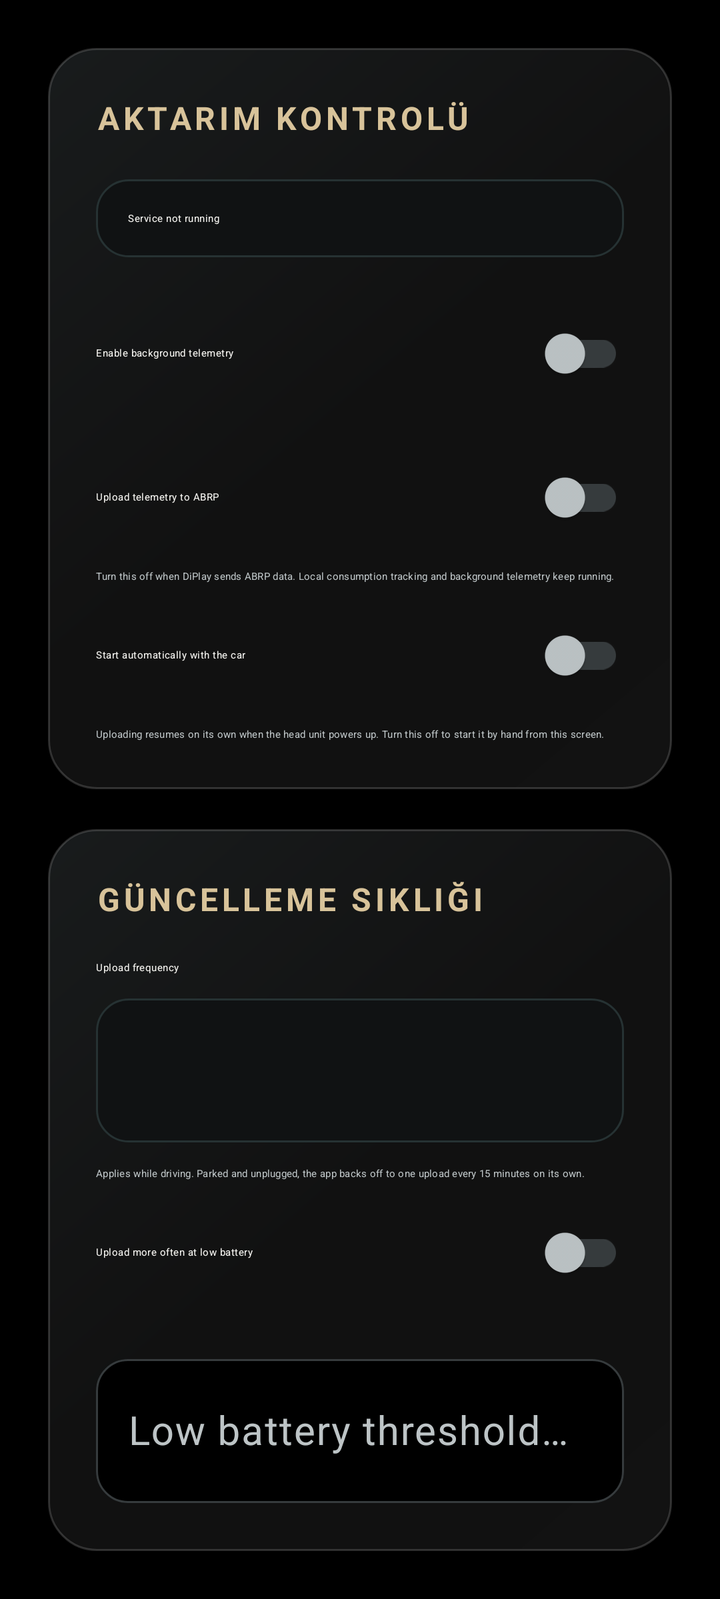
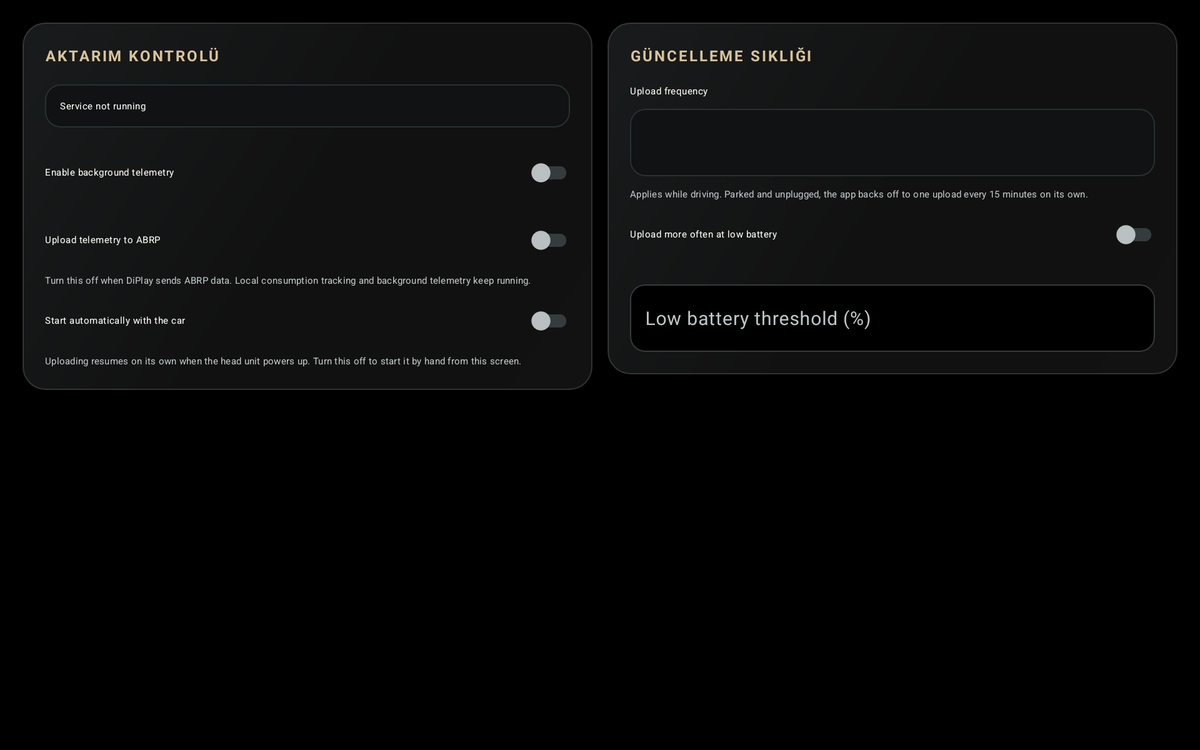

Compare how this app lays out the same screen by default and in its alternative resource folder. The renders come first, then the two layout files and the values they reference.
<!-- AndroidManifest.xml: application theme Theme.EVABRPUploader -->
<!-- res/layout/pane_service.xml -->
<?xml version="1.0" encoding="utf-8"?>
<ScrollView xmlns:android="http://schemas.android.com/apk/res/android" xmlns:app="http://schemas.android.com/apk/res-auto" android:layout_width="match_parent" android:layout_height="match_parent" android:fillViewport="true" android:clipToPadding="false">
    <LinearLayout android:layout_width="match_parent" android:layout_height="wrap_content" android:orientation="vertical" android:padding="24dp">
        <LinearLayout android:layout_width="match_parent" android:layout_height="wrap_content" android:orientation="vertical" android:padding="24dp" android:background="@drawable/bg_glass">
            <TextView android:layout_width="match_parent" android:layout_height="wrap_content" android:text="@string/design_service_controls" android:textAppearance="@style/Text.EV.Eyebrow" />
            <TextView android:id="@+id/status_text" android:layout_width="match_parent" android:layout_height="wrap_content" android:background="@drawable/bg_input_panel" android:padding="16dp" android:layout_marginTop="20dp" android:layout_marginBottom="12dp" android:text="@string/status_stopped" android:textAppearance="@style/Text.EV.Body" />
            <com.google.android.material.switchmaterial.SwitchMaterial android:id="@+id/service_switch" android:layout_width="match_parent" android:layout_height="wrap_content" android:minHeight="72dp" android:text="@string/label_upload_enabled" android:textAppearance="@style/Text.EV.Body" android:paddingTop="8dp" android:paddingBottom="8dp" app:useMaterialThemeColors="true" app:thumbTint="@color/switch_thumb" app:trackTint="@color/switch_track" android:textColor="@color/ev_text_primary" />
            <com.google.android.material.switchmaterial.SwitchMaterial android:id="@+id/abrp_upload_switch" android:layout_width="match_parent" android:layout_height="wrap_content" android:minHeight="72dp" android:text="@string/label_abrp_upload_enabled" android:textAppearance="@style/Text.EV.Body" android:paddingTop="8dp" android:paddingBottom="8dp" app:useMaterialThemeColors="true" app:thumbTint="@color/switch_thumb" app:trackTint="@color/switch_track" android:textColor="@color/ev_text_primary" />
            <TextView android:layout_width="match_parent" android:layout_height="wrap_content" android:text="@string/hint_abrp_upload_enabled" android:textAppearance="@style/Text.EV.Secondary" />
            <com.google.android.material.switchmaterial.SwitchMaterial android:id="@+id/autostart_switch" android:layout_width="match_parent" android:layout_height="wrap_content" android:minHeight="72dp" android:text="@string/label_autostart" android:textAppearance="@style/Text.EV.Body" android:paddingTop="8dp" android:paddingBottom="8dp" app:useMaterialThemeColors="true" app:thumbTint="@color/switch_thumb" app:trackTint="@color/switch_track" android:textColor="@color/ev_text_primary" />
            <TextView android:layout_width="match_parent" android:layout_height="wrap_content" android:text="@string/hint_autostart" android:textAppearance="@style/Text.EV.Secondary" />
        </LinearLayout>
        <Space android:layout_width="1dp" android:layout_height="20dp" />
        <LinearLayout android:layout_width="match_parent" android:layout_height="wrap_content" android:orientation="vertical" android:padding="24dp" android:background="@drawable/bg_glass">
            <TextView android:layout_width="match_parent" android:layout_height="wrap_content" android:text="@string/design_service_timing" android:textAppearance="@style/Text.EV.Eyebrow" />
            <TextView android:layout_width="match_parent" android:layout_height="wrap_content" android:text="@string/label_frequency" android:textAppearance="@style/Text.EV.Body" android:layout_marginTop="20dp" />
            <Spinner android:id="@+id/interval_spinner" android:layout_width="match_parent" android:layout_height="wrap_content" android:minHeight="72dp" android:layout_marginTop="12dp" android:background="@drawable/bg_input_panel" android:popupBackground="@color/ev_surface_raised" android:contentDescription="@string/label_frequency" android:spinnerMode="dropdown" />
            <TextView android:layout_width="match_parent" android:layout_height="wrap_content" android:text="@string/hint_frequency" android:textAppearance="@style/Text.EV.Secondary" android:layout_marginTop="12dp" />
            <com.google.android.material.switchmaterial.SwitchMaterial android:id="@+id/boost_switch" android:layout_width="match_parent" android:layout_height="wrap_content" android:minHeight="72dp" android:text="@string/label_boost_low_soc" android:textAppearance="@style/Text.EV.Body" android:paddingTop="8dp" android:paddingBottom="8dp" app:useMaterialThemeColors="true" app:thumbTint="@color/switch_thumb" app:trackTint="@color/switch_track" android:textColor="@color/ev_text_primary" />
            <com.google.android.material.textfield.TextInputLayout android:id="@+id/low_soc_layout" style="@style/Widget.EV.Input" android:layout_width="match_parent" android:layout_height="wrap_content" android:layout_marginTop="12dp" android:hint="@string/label_low_soc_threshold">
                <com.google.android.material.textfield.TextInputEditText android:id="@+id/low_soc_input" android:layout_width="match_parent" android:layout_height="wrap_content" android:minHeight="72dp" android:inputType="number" android:maxLength="2" android:textSize="20sp" />
            </com.google.android.material.textfield.TextInputLayout>
        </LinearLayout>
    </LinearLayout>
</ScrollView>
<!-- resources referenced by this layout -->
<resources>
  <color name="ev_surface_raised">#1B1D1E</color>
  <color name="ev_text_primary">#F4F3EF</color>
  <!-- drawable bg_glass (drawable) -->
  <shape xmlns:android="http://schemas.android.com/apk/res/android"><gradient android:angle="315" android:startColor="#E91B1E1F" android:centerColor="#F0121212" android:endColor="#FA121212"/><corners android:radius="24dp"/><stroke android:width="1dp" android:color="#2AFFFFFF"/></shape>
  <!-- drawable bg_input_panel (drawable) -->
  <shape xmlns:android="http://schemas.android.com/apk/res/android"><solid android:color="#101213"/><corners android:radius="16dp"/><stroke android:width="1dp" android:color="#263233"/></shape>
  <string name="design_service_controls">AKTARIM KONTROLÜ</string>
  <string name="design_service_timing">GÜNCELLEME SIKLIĞI</string>
  <string name="hint_abrp_upload_enabled">Turn this off when DiPlay sends ABRP data. Local consumption tracking and background telemetry keep running.</string>
  <string name="hint_autostart">Uploading resumes on its own when the head unit powers up. Turn this off to start it by hand from this screen.</string>
  <string name="hint_frequency">Applies while driving. Parked and unplugged, the app backs off to one upload every 15 minutes on its own.</string>
  <string name="label_abrp_upload_enabled">Upload telemetry to ABRP</string>
  <string name="label_autostart">Start automatically with the car</string>
  <string name="label_boost_low_soc">Upload more often at low battery</string>
  <string name="label_frequency">Upload frequency</string>
  <string name="label_low_soc_threshold">Low battery threshold (%)</string>
  <string name="label_upload_enabled">Enable background telemetry</string>
  <string name="status_stopped">Service not running</string>
  <style name="Text.EV.Body" parent="TextAppearance.Material3.BodyLarge">
          <item name="android:textSize">@dimen/text_body</item>
          <item name="android:textColor">@color/ev_text_primary</item>
      </style>
  <style name="Text.EV.Eyebrow" parent="Text.EV.SectionHeader">
      <item name="android:textSize">16sp</item>
      <item name="android:textColor">@color/ev_accent</item>
      <item name="android:fontFamily">sans-serif-medium</item>
      <item name="android:letterSpacing">0.12</item>
    </style>
  <style name="Text.EV.Secondary" parent="TextAppearance.Material3.BodyMedium">
          <item name="android:textSize">@dimen/text_secondary</item>
          <item name="android:textColor">@color/ev_text_secondary</item>
      </style>
  <style name="Text.EV.SectionHeader" parent="TextAppearance.Material3.LabelLarge">
          <item name="android:textSize">@dimen/text_label</item>
          <item name="android:textColor">@color/ev_accent</item>
          <item name="android:letterSpacing">0.12</item>
          <item name="android:textStyle">bold</item>
      </style>
  <color name="ev_accent">#D8C39A</color>
  <color name="ev_text_secondary">#BDC4C6</color>
  <color name="ev_background">#000000</color>
  <color name="ev_cyan">#A0E2E0</color>
  <color name="ev_on_accent">#17140E</color>
  <color name="ev_surface">#121212</color>
  <color name="ev_error">#FFB4AB</color>
  <color name="ev_outline">#363B3D</color>
  <style name="Widget.EV.DialogButton" parent="Widget.Material3.Button.TextButton.Dialog">
          <item name="shapeAppearanceOverlay">@style/ShapeAppearanceOverlay.EV.Button</item>
          <item name="android:minHeight">@dimen/touch_target</item>
          <item name="android:minWidth">140dp</item>
          <item name="android:textSize">@dimen/text_body</item>
      </style>
  <style name="ShapeAppearanceOverlay.EV.Button" parent="">
          <item name="cornerSize">18dp</item>
      </style>
  <!-- some entries are left out for length -->
</resources>
<!-- res/layout-w1000dp/pane_service.xml (the repository's variant of the layout above) -->
<!-- drawn on a large tablet held sideways -->
<?xml version="1.0" encoding="utf-8"?>
<ScrollView xmlns:android="http://schemas.android.com/apk/res/android" xmlns:app="http://schemas.android.com/apk/res-auto" android:layout_width="match_parent" android:layout_height="match_parent" android:fillViewport="true" android:clipToPadding="false">
    <LinearLayout android:layout_width="match_parent" android:layout_height="wrap_content" android:orientation="horizontal" android:padding="24dp" android:baselineAligned="false">
        <LinearLayout android:layout_width="0dp" android:layout_height="wrap_content" android:layout_weight="1" android:orientation="vertical" android:layout_marginEnd="16dp" android:padding="24dp" android:background="@drawable/bg_glass">
            <TextView android:layout_width="match_parent" android:layout_height="wrap_content" android:text="@string/design_service_controls" android:textAppearance="@style/Text.EV.Eyebrow" />
            <TextView android:id="@+id/status_text" android:layout_width="match_parent" android:layout_height="wrap_content" android:background="@drawable/bg_input_panel" android:padding="16dp" android:layout_marginTop="20dp" android:layout_marginBottom="12dp" android:text="@string/status_stopped" android:textAppearance="@style/Text.EV.Body" />
            <com.google.android.material.switchmaterial.SwitchMaterial android:id="@+id/service_switch" android:layout_width="match_parent" android:layout_height="wrap_content" android:minHeight="72dp" android:text="@string/label_upload_enabled" android:textAppearance="@style/Text.EV.Body" android:paddingTop="8dp" android:paddingBottom="8dp" app:useMaterialThemeColors="true" app:thumbTint="@color/switch_thumb" app:trackTint="@color/switch_track" android:textColor="@color/ev_text_primary" />
            <com.google.android.material.switchmaterial.SwitchMaterial android:id="@+id/abrp_upload_switch" android:layout_width="match_parent" android:layout_height="wrap_content" android:minHeight="72dp" android:text="@string/label_abrp_upload_enabled" android:textAppearance="@style/Text.EV.Body" android:paddingTop="8dp" android:paddingBottom="8dp" app:useMaterialThemeColors="true" app:thumbTint="@color/switch_thumb" app:trackTint="@color/switch_track" android:textColor="@color/ev_text_primary" />
            <TextView android:layout_width="match_parent" android:layout_height="wrap_content" android:text="@string/hint_abrp_upload_enabled" android:textAppearance="@style/Text.EV.Secondary" />
            <com.google.android.material.switchmaterial.SwitchMaterial android:id="@+id/autostart_switch" android:layout_width="match_parent" android:layout_height="wrap_content" android:minHeight="72dp" android:text="@string/label_autostart" android:textAppearance="@style/Text.EV.Body" android:paddingTop="8dp" android:paddingBottom="8dp" app:useMaterialThemeColors="true" app:thumbTint="@color/switch_thumb" app:trackTint="@color/switch_track" android:textColor="@color/ev_text_primary" />
            <TextView android:layout_width="match_parent" android:layout_height="wrap_content" android:text="@string/hint_autostart" android:textAppearance="@style/Text.EV.Secondary" />
        </LinearLayout>
        <LinearLayout android:layout_width="0dp" android:layout_height="wrap_content" android:layout_weight="1" android:orientation="vertical" android:padding="24dp" android:background="@drawable/bg_glass">
            <TextView android:layout_width="match_parent" android:layout_height="wrap_content" android:text="@string/design_service_timing" android:textAppearance="@style/Text.EV.Eyebrow" />
            <TextView android:layout_width="match_parent" android:layout_height="wrap_content" android:text="@string/label_frequency" android:textAppearance="@style/Text.EV.Body" android:layout_marginTop="20dp" />
            <Spinner android:id="@+id/interval_spinner" android:layout_width="match_parent" android:layout_height="wrap_content" android:minHeight="72dp" android:layout_marginTop="12dp" android:background="@drawable/bg_input_panel" android:popupBackground="@color/ev_surface_raised" android:contentDescription="@string/label_frequency" android:spinnerMode="dropdown" />
            <TextView android:layout_width="match_parent" android:layout_height="wrap_content" android:text="@string/hint_frequency" android:textAppearance="@style/Text.EV.Secondary" android:layout_marginTop="12dp" />
            <com.google.android.material.switchmaterial.SwitchMaterial android:id="@+id/boost_switch" android:layout_width="match_parent" android:layout_height="wrap_content" android:minHeight="72dp" android:text="@string/label_boost_low_soc" android:textAppearance="@style/Text.EV.Body" android:paddingTop="8dp" android:paddingBottom="8dp" app:useMaterialThemeColors="true" app:thumbTint="@color/switch_thumb" app:trackTint="@color/switch_track" android:textColor="@color/ev_text_primary" />
            <com.google.android.material.textfield.TextInputLayout android:id="@+id/low_soc_layout" style="@style/Widget.EV.Input" android:layout_width="match_parent" android:layout_height="wrap_content" android:layout_marginTop="12dp" android:hint="@string/label_low_soc_threshold">
                <com.google.android.material.textfield.TextInputEditText android:id="@+id/low_soc_input" android:layout_width="match_parent" android:layout_height="wrap_content" android:minHeight="72dp" android:inputType="number" android:maxLength="2" android:textSize="20sp" />
            </com.google.android.material.textfield.TextInputLayout>
        </LinearLayout>
    </LinearLayout>
</ScrollView>
